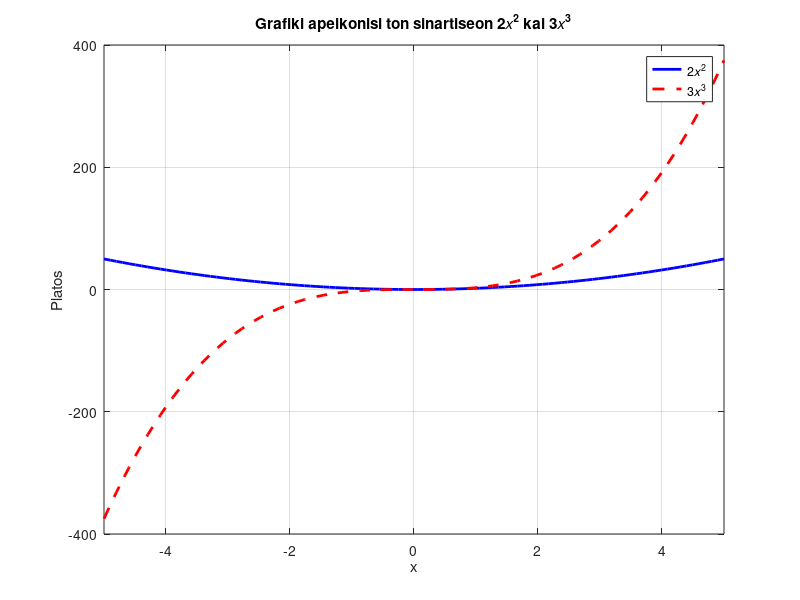

Write MATLAB code to recreate this figure.
%The code below is free to use.
%The code below is part of a project for my university Dit|UOI
%Code by Michail Gouvalaris


% Define the range for x
x = linspace(-5, 5, 100);

% Define the functions
y1 = 2 * x.^2;
y2 = 3 * x.^3;

% Plot the functions on the same graph
figure;
plot(x, y1, 'b-', 'LineWidth', 2);  % Blue color, continuous line
hold on;
plot(x, y2, 'r--', 'LineWidth', 2);  % Red color, dotted line

% Label the axes and add a title
xlabel('x');
ylabel('Platos');
title('Grafiki apeikonisi ton sinartiseon 2𝑥^2 kai 3𝑥^3');

% Add a legend
legend('2𝑥^2', '3𝑥^3');

% Set the axis limits
xlim([-5, 5]);

% Display the grid
grid on;

% Hold off to stop overlaying future plots on the same figure
hold off;
